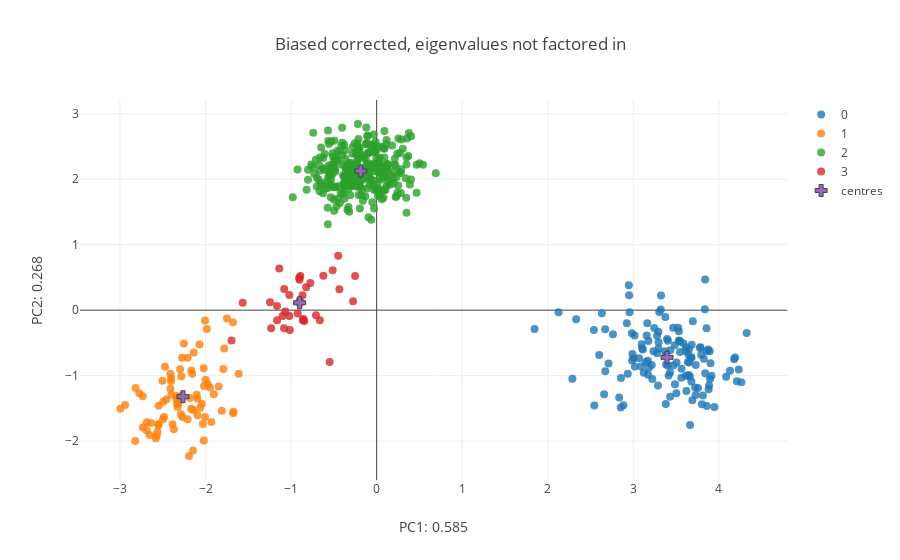

Notebook source saved alongside this figure:
### Markdown cell above
Plotting our original samples onto our re-computed feature space:

### Code cell
corr_centroids= [np.mean(New_features[[y for y in range(New_features.shape[0]) if labels_bias[y] == z],:],axis= 0) for z in range(N_pops)]
corr_centroids= np.array(corr_centroids)

fig_data= [go.Scatter(
        x = New_features[[x for x in range(sum(Sizes_bias)) if labels_bias[x] == i],0],
        y = New_features[[x for x in range(sum(Sizes_bias)) if labels_bias[x] == i],1],
        type='scatter',
        mode= "markers",
        marker= {
        'line': {'width': 0},
        'size': 8,
        'symbol': 'circle',
      "opacity": .8
      },
      name= str(i)
    ) for i in range(N_pops)]

fig_data.append(
    go.Scatter(
        x= corr_centroids[:,0],
        y= corr_centroids[:,1],
        type= 'scatter',
        mode= 'markers',
        name= 'centres',
        marker= {
        'line': {'width': 1},
        'size': 10,
        'symbol': 'cross'
        }
    )
)


layout = go.Layout(
    title= 'Biased corrected, eigenvalues not factored in',
    yaxis=dict(
        title='PC2: {}'.format(round(var_comp[1],3))),
    xaxis=dict(
    title= 'PC1: {}'.format(round(var_comp[0],3))),
)

fig = go.Figure(data=fig_data, layout=layout)
iplot(fig)

### Figure 1 — Plotly figure (JSON) as saved in the notebook; plotly's stock layout.template omitted (floating-point values rounded to 4 significant figures; data arrays with more than 128 entries replaced by an {"elided": "..."} marker saying what was removed)
{"data": [{"marker": {"line": {"width": 0}, "opacity": 0.8, "size": 8, "symbol": "circle"}, "mode": "markers", "name": "0", "type": "scatter", "x": {"elided": "130 float values"}, "y": {"elided": "130 float values"}}, {"marker": {"line": {"width": 0}, "opacity": 0.8, "size": 8, "symbol": "circle"}, "mode": "markers", "name": "1", "type": "scatter", "x": [-2.338, -2.166, -1.613, -1.749, -2.094, -2.332, -2.269, -2.326, -2.182, -1.792, -2.155, -2.41, -2.401, -2.062, -2.042, -2.561, -1.673, -2.687, -2.28, -1.947, -2.37, -2.399, -2.103, -1.781, -2.734, -2.817, -1.931, -2.494, -1.998, -2.209, -2.02, -2.497, -1.984, -2.03, -2.282, -2.208, -2.55, -2.57, -2.995, -1.846, -2.458, -2.385, -2.005, -2.192, -2.017, -2.55, -2.167, -2.34, -2.069, -2.547, -1.903, -1.679, -2.636, -2.142, -2.82, -2.653, -2.41, -2.503, -1.809, -2.138, -2.296, -2.688, -2.021, -1.676, -1.974, -2.252, -2.316, -2.94, -2.403, -2.473, -2.485, -2.274, -2.581, -2.732, -2.146, -2.774, -2.005, -2.093, -2.289, -2.315], "y": [-1.366, -0.9206, -0.9693, -0.1268, -1.351, -1.428, -1.632, -1.478, -1.34, -0.8971, -0.9719, -1.199, -1.038, -1.491, -1.43, -1.855, -1.551, -1.71, -1.306, -1.181, -1.818, -1.291, -1.29, -0.5837, -1.314, -1.187, -1.708, -1.399, -1.062, -1.667, -1.989, -1.667, -0.2871, -1.738, -1.011, -0.7279, -1.757, -1.917, -1.504, -1.166, -1.365, -1.744, -0.157, -2.227, -1.156, -1.737, -1.504, -1.31, -0.5259, -1.458, -1.284, -0.1859, -1.721, -1.523, -1.998, -1.907, -0.9711, -1.077, -1.536, -0.6472, -0.9012, -1.833, -0.8876, -1.573, -1.132, -0.5099, -1.432, -1.449, -1.083, -0.8655, -1.632, -0.7279, -1.957, -1.79, -2.143, -1.268, -1.633, -1.603, -1.589, -1.32]}, {"marker": {"line": {"width": 0}, "opacity": 0.8, "size": 8, "symbol": "circle"}, "mode": "markers", "name": "2", "type": "scatter", "x": {"elided": "300 float values"}, "y": {"elided": "300 float values"}}, {"marker": {"line": {"width": 0}, "opacity": 0.8, "size": 8, "symbol": "circle"}, "mode": "markers", "name": "3", "type": "scatter", "x": [-0.8975, -0.8627, -1.164, -0.4496, -0.9047, -0.6638, -1.014, -1.163, -0.2518, -1.696, -0.5137, -0.8985, -1.08, -0.2754, -1.566, -1.082, -0.9233, -0.7091, -0.8455, -1.246, -1.02, -1.02, -0.5494, -0.8236, -0.9013, -0.4354, -0.6225, -0.8559, -0.8916, -0.7743, -0.8662, -1.099, -1.067, -1.233, -1.138], "y": [0.104, -0.1557, 0.06307, 0.8304, 0.495, -0.1554, -0.3039, -0.1534, 0.5215, -0.4633, 0.6099, 0.1423, 0.3234, 0.1373, 0.1135, -0.2763, -0.05247, -0.07712, -0.1661, 0.1226, 0.2311, -0.08928, -0.7928, 0.3508, 0.4641, 0.3203, 0.5264, -0.1363, 0.5206, 0.4162, 0.2294, -0.08746, -0.02116, -0.2751, 0.6382]}, {"marker": {"line": {"width": 1}, "size": 10, "symbol": "cross"}, "mode": "markers", "name": "centres", "type": "scatter", "x": [3.394, -2.263, -0.1861, -0.9001], "y": [-0.7199, -1.321, 2.125, 0.113]}], "layout": {"title": "Biased corrected, eigenvalues not factored in", "xaxis": {"title": "PC1: 0.585"}, "yaxis": {"title": "PC2: 0.268"}}}
